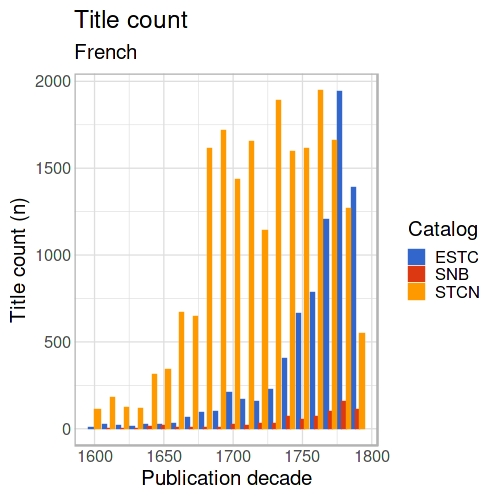

Here is the R script that generated this plot:
mylang <- c("French")

dat <- NULL
for (catalog in setdiff(names(catalogs), c("fnb", "stcv"))) {

  df <- catalogs[[catalog]]
  df$language_primary <- as.character(df$language_primary)
  dfs <- df %>% mutate(language_primary = factor(replace(language_primary,
                       !language_primary %in% mylang, "Other"))) %>%
              filter(publication_decade >= 1600) %>%
              filter(publication_decade < 1800) %>%
	      group_by(publication_decade, language_primary) %>%
	      summarise(n=n()) %>%
	      mutate(f=n/sum(n)) %>%
              filter(language_primary %in% mylang) 

  dfss <- dfs %>% filter(language_primary %in% mylang)
  dfss$catalog <- rep(catalog, nrow(dfss))
  dat <- bind_rows(dat, dfss)
 

}
dat$catalog <- factor(toupper(dat$catalog))

cols <- default_colors("catalog")[levels(dat$catalog)]
p <- ggplot(dat, aes(x = publication_decade, y = n,
            color=catalog, fill=catalog)) +
       geom_bar(stat="identity", position="dodge") +
       theme_comhis("discrete", base_size=20) +
       labs(x = "Publication decade", y = "Title count (n)") +              
       labs(title="Title count",
            subtitle=mylang,
            color="Catalog",
	    fill="Catalog") 
	    

CairoJPEG("Figure12.jpg", width=1*500, height=1*500, quality=100)
print(p)
dev.off()
